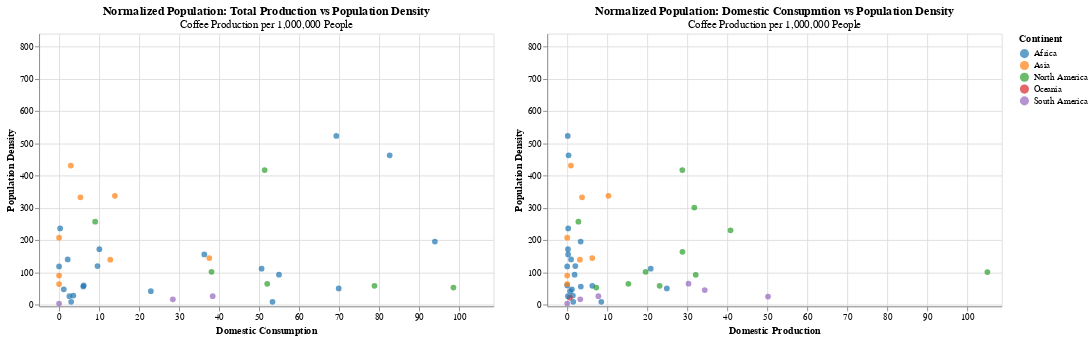

Vega-Lite specification stored for this chart:
### Vega-Lite specification from a JSON file in a GitHub repository (floating-point values rounded to 4 significant figures; data arrays with more than 128 entries replaced by an {"elided": "..."} marker saying what was removed)
{"config": {"view": {"continuousWidth": 400, "continuousHeight": 300}}, "hconcat": [{"mark": {"type": "circle", "size": 40}, "encoding": {"color": {"field": "Continent", "scale": {"scheme": "category10"}, "type": "nominal"}, "tooltip": [{"field": "Country", "type": "nominal"}, {"field": "Continent", "type": "nominal"}, {"field": "Total Production", "type": "quantitative"}, {"field": "Domestic Consumption", "type": "quantitative"}], "x": {"field": "normalized_production", "scale": {"domain": [-5, 108.7]}, "title": "Domestic Consumption", "type": "quantitative"}, "y": {"field": "Density", "scale": {"domain": [-5, 840.1]}, "title": "Population Density", "type": "quantitative"}}, "height": 300, "selection": {"selector018": {"type": "single", "fields": ["Year"], "bind": {"input": "range", "max": 2018, "min": 1990, "name": "Year", "step": 1}, "init": {"Year": 1990}}, "selector019": {"type": "interval", "bind": "scales", "encodings": ["x", "y"]}}, "title": {"text": "Normalized Population: Total Production vs Population Density", "subtitle": "Coffee Production per 1,000,000 People"}, "transform": [{"filter": {"selection": "selector018"}}], "width": 500}, {"mark": {"type": "circle", "size": 40}, "encoding": {"color": {"field": "Continent", "scale": {"scheme": "category10"}, "type": "nominal"}, "tooltip": [{"field": "Country", "type": "nominal"}, {"field": "Continent", "type": "nominal"}, {"field": "Total Production", "type": "quantitative"}, {"field": "Domestic Consumption", "type": "quantitative"}], "x": {"field": "normalized_consumption", "scale": {"domain": [-5, 108.7]}, "title": "Domestic Production", "type": "quantitative"}, "y": {"field": "Density", "scale": {"domain": [-5, 840.1]}, "title": "Population Density", "type": "quantitative"}}, "height": 300, "selection": {"selector018": {"type": "single", "fields": ["Year"], "bind": {"input": "range", "max": 2018, "min": 1990, "name": "Year", "step": 1}, "init": {"Year": 1990}}, "selector020": {"type": "interval", "bind": "scales", "encodings": ["x", "y"]}}, "title": {"text": "Normalized Population: Domestic Consupmtion vs Population Density", "subtitle": "Coffee Production per 1,000,000 People"}, "transform": [{"filter": {"selection": "selector018"}}], "width": 500}], "data": {"name": "data-6f268d5bf0862fd330c7874a9e7b0fb4"}, "$schema": "https://vega.github.io/schema/vega-lite/v4.17.0.json", "datasets": {"data-6f268d5bf0862fd330c7874a9e7b0fb4": {"elided": "1363 records"}}}
